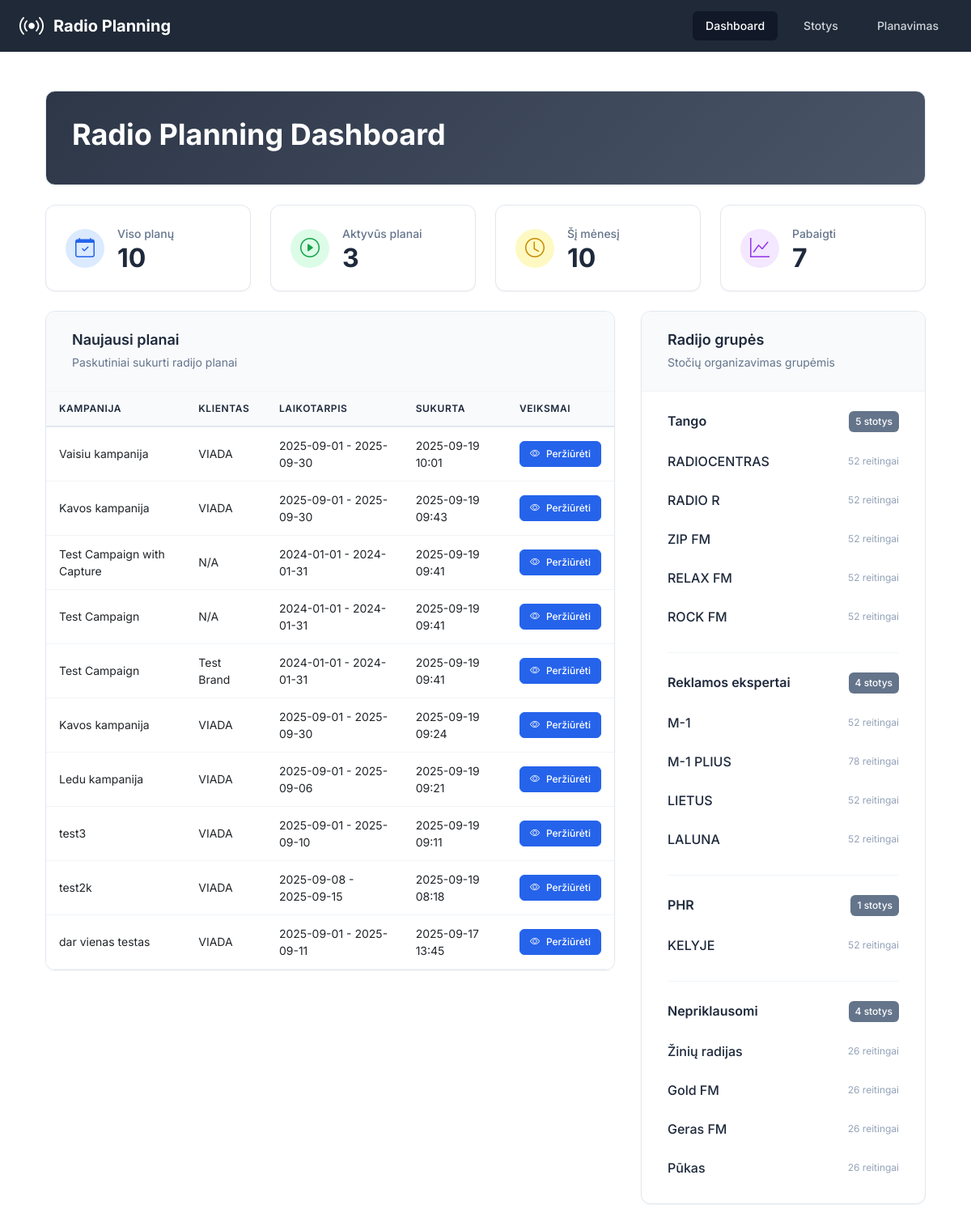
The page / on the database its author committed.
### app/models.py (models this page shows, shortened)
class RadioPlan(db.Model):
    __tablename__ = 'radio_plans'
    id = db.Column(db.Integer, primary_key=True)
    campaign_id = db.Column(db.Integer, nullable=False)  # From projects-crm
    campaign_name = db.Column(db.String(200))
    project_id = db.Column(db.Integer)
    project_name = db.Column(db.String(200))
    client_brand_id = db.Column(db.Integer)
    client_brand_name = db.Column(db.String(200))
    start_date = db.Column(db.Date, nullable=False)
    end_date = db.Column(db.Date, nullable=False)
    target_audience = db.Column(db.String(50), nullable=False)
    our_discount = db.Column(db.Float, default=0)  # Percentage
    client_discount = db.Column(db.Float, default=0)  # Percentage
    created_at = db.Column(db.DateTime, default=datetime.utcnow)
    updated_at = db.Column(db.DateTime, default=datetime.utcnow, onupdate=datetime.utcnow)
    spots = db.relationship('RadioSpot', backref='plan', lazy='dynamic', cascade='all, delete-orphan')
    clips = db.relationship('RadioClip', backref='plan', lazy='dynamic', cascade='all, delete-orphan')
    selected_stations = db.relationship('RadioStation', secondary=plan_stations, lazy='subquery',
                                      backref=db.backref('plans', lazy=True))

class RadioGroup(db.Model):
    __tablename__ = 'radio_groups'
    id = db.Column(db.Integer, primary_key=True)
    name = db.Column(db.String(100), nullable=False, unique=True)
    created_at = db.Column(db.DateTime, default=datetime.utcnow)
    stations = db.relationship('RadioStation', backref='group', lazy='dynamic', cascade='all, delete-orphan')

class RadioStation(db.Model):
    __tablename__ = 'radio_stations'
    id = db.Column(db.Integer, primary_key=True)
    name = db.Column(db.String(100), nullable=False)
    group_id = db.Column(db.Integer, db.ForeignKey('radio_groups.id'), nullable=False)
    created_at = db.Column(db.DateTime, default=datetime.utcnow)
    updated_at = db.Column(db.DateTime, default=datetime.utcnow, onupdate=datetime.utcnow)
    prices = db.relationship('StationPrice', backref='station', lazy='dynamic', cascade='all, delete-orphan')
    ratings = db.relationship('StationRating', backref='station', lazy='dynamic', cascade='all, delete-orphan')

### app/routes.py (the view)
@main_bp.route('/')
def index():
    plans = RadioPlan.query.order_by(RadioPlan.created_at.desc()).limit(10).all()
    stations = RadioStation.query.all()
    groups = RadioGroup.query.all()
    return render_template('index.html',
                         plans=plans,
                         stations=stations,
                         groups=groups)

### app/templates/index.html (shortened to what this page needs)
{% extends "base.html" %}
{% block content %}
<div class="container-fluid p-0">
    <div class="dashboard-header mb-4">
        <div class="header-content">
            <h1 style="color: white;">Radio Planning Dashboard</h1>
        </div>
    </div>
    <div class="grid grid-cols-1 gap-4 sm:grid-cols-4 mb-6">
        <div class="professional-card">
            <div class="card-content">
                <div class="card-icon bg-blue-100">
                    <i class="bi bi-calendar-check text-blue-600"></i>
                </div>
                <div class="card-stats">
                    <p class="card-title">Viso planų</p>
                    <p class="card-number" id="totalPlans">{{ plans | length }}</p>
                </div>
            </div>
        </div>
        <div class="professional-card">
            <div class="card-content">
                <div class="card-icon bg-green-100">
                    <i class="bi bi-play-circle text-green-600"></i>
                </div>
                <div class="card-stats">
                    <p class="card-title">Aktyvūs planai</p>
                    <p class="card-number" id="activePlans">0</p>
                </div>
            </div>
        </div>
        <div class="professional-card">
            <div class="card-content">
                <div class="card-icon bg-yellow-100">
                    <i class="bi bi-clock text-yellow-600"></i>
                </div>
                <div class="card-stats">
                    <p class="card-title">Šį mėnesį</p>
                    <p class="card-number" id="thisMonthPlans">0</p>
                </div>
            </div>
        </div>
        <div class="professional-card">
            <div class="card-content">
                <div class="card-icon bg-purple-100">
                    <i class="bi bi-graph-up text-purple-600"></i>
                </div>
                <div class="card-stats">
                    <p class="card-title">Pabaigti</p>
                    <p class="card-number" id="completedPlans">0</p>
                </div>
            </div>
        </div>
    </div>
    <div class="content-grid">
        <div class="content-section plans-section">
            <div class="professional-section">
                <div class="section-header">
                    <div class="section-title">
                        <h3>Naujausi planai</h3>
                        <span class="section-subtitle">Paskutiniai sukurti radijo planai</span>
                    </div>
                </div>
                <div class="table-container">
                    {% if plans %}
                    <div class="table-responsive">
                        <table class="professional-table">
                            <thead>
                                <tr>
                                    <th>Kampanija</th>
                                    <th>Klientas</th>
                                    <th>Laikotarpis</th>
                                    <th>Sukurta</th>
                                    <th>Veiksmai</th>
                                </tr>
                            </thead>
                            <tbody>
                                {% for plan in plans %}
                                <tr>
                                    <td>{{ plan.campaign_name or 'N/A' }}</td>
                                    <td>{{ plan.client_brand_name or 'N/A' }}</td>
                                    <td>{{ plan.start_date.strftime('%Y-%m-%d') }} - {{ plan.end_date.strftime('%Y-%m-%d') }}</td>
                                    <td>{{ plan.created_at.strftime('%Y-%m-%d %H:%M') }}</td>
                                    <td>
                                        <a href="{{ url_for('main.view_plan', plan_id=plan.id) }}" class="btn-professional btn-primary btn-sm">
                                            <i class="bi bi-eye"></i>
                                            <span>Peržiūrėti</span>
                                        </a>
                                    </td>
                                </tr>
                                {% endfor %}
                            </tbody>
                        </table>
                    </div>
                    {% endif %}
                </div>
            </div>
        </div>
        <div class="content-section groups-section">
            <div class="professional-section">
                <div class="section-header">
                    <div class="section-title">
                        <h3>Radijo grupės</h3>
                        <span class="section-subtitle">Stočių organizavimas grupėmis</span>
                    </div>
                </div>
                <div class="groups-container">
                    {% for group in groups %}
                    <div class="group-item">
                        <div class="group-header">
                            <h4>{{ group.name }}</h4>
                            <span class="group-badge">{{ group.stations.count() }} stotys</span>
                        </div>
                        <div class="stations-list">
                            {% for station in group.stations %}
                            <div class="station-item">
                                <span class="station-name">{{ station.name }}</span>
                                <span class="station-info">{{ station.ratings.count() }} reitingai</span>
                            </div>
                            {% endfor %}
                        </div>
                    </div>
                    {% endfor %}
                </div>
            </div>
        </div>
    </div>
</div>
{% endblock %}

### app/templates/base.html (shortened to what this page needs)
<!DOCTYPE html>
<html lang="lt" class="h-full bg-gray-50">
<head>
    <script src="https://cdn.tailwindcss.com"></script>
    <link rel="stylesheet" href="https://cdn.jsdelivr.net/npm/bootstrap-icons@1.11.0/font/bootstrap-icons.css">
    <link href="https://cdn.jsdelivr.net/npm/bootstrap@5.3.0/dist/css/bootstrap.min.css" rel="stylesheet">
</head>
<body class="h-full">
    <div class="min-h-full">
        <header class="bg-gray-800">
            <div class="max-w-7xl mx-auto px-4 sm:px-6 lg:px-8">
                <div class="flex justify-between h-16">
                    <div class="flex items-center">
                        <div class="flex-shrink-0">
                            <div class="flex items-center">
                                <i class="bi bi-broadcast text-white text-3xl mr-3"></i>
                                <h1 class="text-xl font-bold text-white">Radio Planning</h1>
                            </div>
                        </div>
                    </div>
                    <nav class="hidden md:flex items-center space-x-4">
                        <a href="{{ url_for('main.index') }}"
                           class="{% if request.endpoint == 'main.index' %}bg-gray-900 text-white{% else %}text-gray-300 hover:bg-gray-700 hover:text-white{% endif %} px-3 py-2 rounded-md text-sm font-medium transition-colors">
                            Dashboard
                        </a>
                        <a href="{{ url_for('main.stations') }}"
                           class="{% if request.endpoint == 'main.stations' %}bg-gray-900 text-white{% else %}text-gray-300 hover:bg-gray-700 hover:text-white{% endif %} px-3 py-2 rounded-md text-sm font-medium transition-colors">
                            Stotys
                        </a>
                        <a href="{{ url_for('main.planning') }}"
                           class="{% if request.endpoint == 'main.planning' %}bg-gray-900 text-white{% else %}text-gray-300 hover:bg-gray-700 hover:text-white{% endif %} px-3 py-2 rounded-md text-sm font-medium transition-colors">
                            Planavimas
                        </a>
                    </nav>
                </div>
            </div>
        </header>
        <main class="max-w-7xl mx-auto py-6 sm:px-6 lg:px-8">
            <div class="px-4 py-6 sm:px-0">
                {% block content %}{% endblock %}
            </div>
        </main>
    </div>
</body>
</html>

### app/templates/base.html (style rules this page uses)
body { font-family: 'Inter', sans-serif; }

### rows shown on the page
RadioPlan: campaign_name "Vaisiu kampanija", client_brand_name "VIADA", start_date "2025-09-01", end_date "2025-09-30", created_at "2025-09-19 10:01"
RadioPlan: campaign_name "Kavos kampanija", client_brand_name "VIADA", start_date "2025-09-01", end_date "2025-09-30", created_at "2025-09-19 09:43"
RadioPlan: campaign_name "Test Campaign with Capture", client_brand_name "N/A", start_date "2024-01-01", end_date "2024-01-31", created_at "2025-09-19 09:41"
RadioPlan: campaign_name "Test Campaign", client_brand_name "N/A", start_date "2024-01-01", end_date "2024-01-31", created_at "2025-09-19 09:41"
RadioPlan: campaign_name "Test Campaign", client_brand_name "Test Brand", start_date "2024-01-01", end_date "2024-01-31", created_at "2025-09-19 09:41"
RadioPlan: campaign_name "Kavos kampanija", client_brand_name "VIADA", start_date "2025-09-01", end_date "2025-09-30", created_at "2025-09-19 09:24"
RadioPlan: campaign_name "Ledu kampanija", client_brand_name "VIADA", start_date "2025-09-01", end_date "2025-09-06", created_at "2025-09-19 09:21"
RadioPlan: campaign_name "test3", client_brand_name "VIADA", start_date "2025-09-01", end_date "2025-09-10", created_at "2025-09-19 09:11"
RadioPlan: campaign_name "test2k", client_brand_name "VIADA", start_date "2025-09-08", end_date "2025-09-15", created_at "2025-09-19 08:18"
RadioPlan: campaign_name "dar vienas testas", client_brand_name "VIADA", start_date "2025-09-01", end_date "2025-09-11", created_at "2025-09-17 13:45"
RadioGroup: name "Tango", stations.count "5"
RadioStation: name "RADIOCENTRAS", ratings.count "52"
RadioStation: name "RADIO R", ratings.count "52"
RadioStation: name "ZIP FM", ratings.count "52"
RadioStation: name "RELAX FM", ratings.count "52"
RadioStation: name "ROCK FM", ratings.count "52"
RadioGroup: name "Reklamos ekspertai", stations.count "4"
RadioStation: name "M-1", ratings.count "52"
RadioStation: name "M-1 PLIUS", ratings.count "78"
RadioStation: name "LIETUS", ratings.count "52"
RadioStation: name "LALUNA", ratings.count "52"
RadioGroup: name "PHR", stations.count "1"
RadioStation: name "KELYJE", ratings.count "52"
RadioGroup: name "Nepriklausomi", stations.count "4"
RadioStation: name "Žinių radijas", ratings.count "26"
RadioStation: name "Gold FM", ratings.count "26"
RadioStation: name "Geras FM", ratings.count "26"
RadioStation: name "Pūkas", ratings.count "26"

### other values the page prints
{{ plans | length }} "10"
